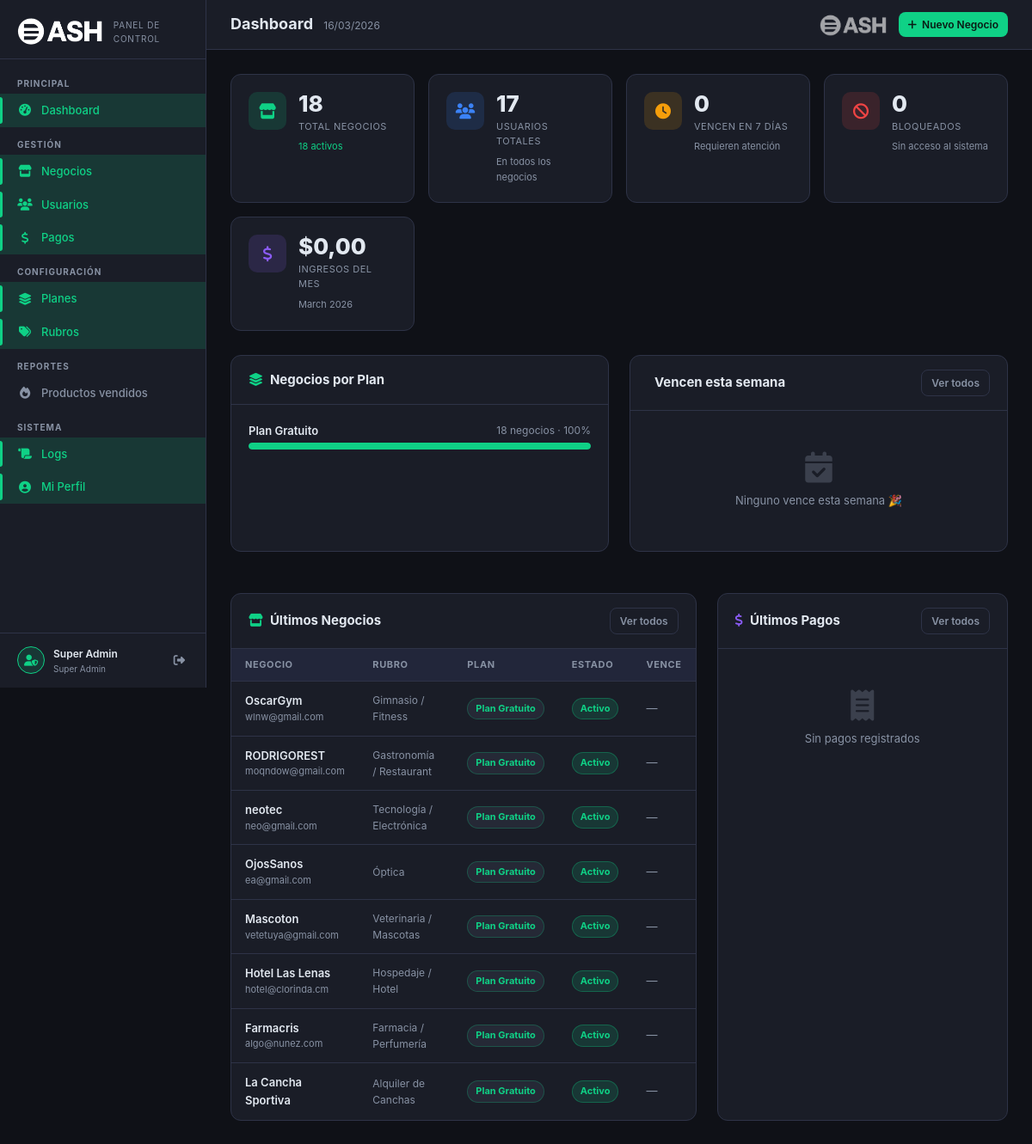
Screenshot of /superadmin/index.php (signed in) with the database file from the repository.
### tables this page shows
CREATE TABLE `negocios` (
  `id` int(11) NOT NULL,
  `nombre` varchar(255) NOT NULL,
  `razon_social` varchar(255) DEFAULT NULL,
  `cuit` varchar(20) DEFAULT NULL,
  `condicion_iva` varchar(50) DEFAULT NULL,
  `rubro` varchar(100) DEFAULT NULL,
  `rubro_id` int(11) DEFAULT NULL,
  `direccion` text DEFAULT NULL,
  `ciudad` varchar(100) DEFAULT NULL,
  `provincia` varchar(100) DEFAULT NULL,
  `codigo_postal` varchar(10) DEFAULT NULL,
  `telefono` varchar(50) DEFAULT NULL,
  `email` varchar(255) DEFAULT NULL,
  `sitio_web` varchar(255) DEFAULT NULL,
  `instagram` varchar(100) DEFAULT NULL,
  `facebook` varchar(255) DEFAULT NULL,
  `whatsapp` varchar(50) DEFAULT NULL,
  `logo` varchar(255) DEFAULT NULL,
  `imagen_portada` varchar(255) DEFAULT NULL,
  `carta_token` varchar(64) DEFAULT NULL,
  `carta_activa` tinyint(1) NOT NULL DEFAULT 1,
  `mensaje_ticket` text DEFAULT NULL,
  `mostrar_logo_ticket` tinyint(1) DEFAULT 1,
  `mostrar_direccion_ticket` tinyint(1) DEFAULT 1,
  `mostrar_cuit_ticket` tinyint(1) DEFAULT 1,
  `horarios` longtext DEFAULT NULL CHECK (json_valid(`horarios`)),
  `activo` tinyint(1) DEFAULT 1,
  `plan_id` int(11) DEFAULT 1,
  `fecha_vencimiento` date DEFAULT NULL,
  `bloqueado` tinyint(1) NOT NULL DEFAULT 0,
  `bloqueado_motivo` varchar(255) DEFAULT NULL,
  `notas_admin` text DEFAULT NULL,
  `estado_suscripcion` enum('activa','vencida','cancelada','trial') DEFAULT 'trial',
  `trial_hasta` date DEFAULT NULL,
  `fecha_registro` timestamp NOT NULL DEFAULT current_timestamp(),
  `fecha_alta` date DEFAULT NULL,
  `fecha_actualizacion` timestamp NOT NULL DEFAULT current_timestamp() ON UPDATE current_timestamp()
);

CREATE TABLE `rubros` (
  `id` int(11) NOT NULL,
  `slug` varchar(50) NOT NULL,
  `nombre` varchar(100) NOT NULL,
  `descripcion` varchar(255) DEFAULT NULL,
  `icono` varchar(50) DEFAULT 'fa-store',
  `color` varchar(7) DEFAULT '#667eea',
  `activo` tinyint(1) DEFAULT 1,
  `orden` int(11) DEFAULT 0
);

CREATE TABLE `planes` (
  `id` int(11) NOT NULL,
  `nombre` varchar(50) NOT NULL,
  `nombre_display` varchar(100) NOT NULL,
  `descripcion` text DEFAULT NULL,
  `precio_mensual` decimal(10,2) DEFAULT 0.00,
  `precio_anual` decimal(10,2) DEFAULT 0.00,
  `max_usuarios` smallint(6) DEFAULT 1,
  `max_productos` smallint(6) DEFAULT 50,
  `max_ventas_mes` int(11) DEFAULT 100,
  `tiene_reportes` tinyint(1) DEFAULT 0,
  `tiene_empleados` tinyint(1) DEFAULT 0,
  `tiene_clientes` tinyint(1) DEFAULT 0,
  `tiene_api_publica` tinyint(1) DEFAULT 0,
  `tiene_tienda_online` tinyint(1) DEFAULT 0,
  `activo` tinyint(1) DEFAULT 1,
  `created_at` timestamp NOT NULL DEFAULT current_timestamp(),
  `updated_at` timestamp NULL DEFAULT NULL ON UPDATE current_timestamp(),
  `dias_gratis` int(11) NOT NULL DEFAULT 0,
  `color` varchar(20) DEFAULT '#0FD186',
  `icono` varchar(50) DEFAULT 'fa-star',
  `orden` int(11) DEFAULT 0
);

### superadmin/_auth.php (called while the page is built, shortened)
<?php
function sa_format_money(float $v): string {
    return '$' . number_format($v, 2, ',', '.');
}

### superadmin/index.php (the view, shortened to what this page needs)
<?php
require_once __DIR__ . '/_auth.php';
$db = sa_db();
$total_negocios  = $db->query("SELECT COUNT(*) FROM negocios")->fetchColumn();
$activos_hoy     = $db->query("SELECT COUNT(*) FROM negocios WHERE activo = 1")->fetchColumn();
$bloqueados      = $db->query("SELECT COUNT(*) FROM negocios WHERE bloqueado = 1")->fetchColumn();
$vencen_7dias    = $db->query("SELECT COUNT(*) FROM negocios WHERE fecha_vencimiento BETWEEN CURDATE() AND DATE_ADD(CURDATE(), INTERVAL 7 DAY) AND activo = 1")->fetchColumn();
$total_usuarios  = $db->query("SELECT COUNT(*) FROM usuarios")->fetchColumn();
$ingresos_mes = $db->query("SELECT COALESCE(SUM(monto),0) FROM pagos WHERE YEAR(fecha_pago)=YEAR(CURDATE()) AND MONTH(fecha_pago)=MONTH(CURDATE())")->fetchColumn();
$por_plan = $db->query("
    SELECT p.nombre_display, COUNT(n.id) as total, p.color
    FROM negocios n
    LEFT JOIN planes p ON p.id = n.plan_id
    GROUP BY n.plan_id
    ORDER BY total DESC
")->fetchAll();
$ultimos_negocios = $db->query("
    SELECT n.id, n.nombre, n.email, n.activo, n.bloqueado,
           n.fecha_vencimiento, n.fecha_registro,
           p.nombre_display as plan_nombre, p.color as plan_color,
           r.nombre as rubro_nombre
    FROM negocios n
    LEFT JOIN planes p ON p.id = n.plan_id
    LEFT JOIN rubros r ON r.id = n.rubro_id
    ORDER BY n.fecha_registro DESC
    LIMIT 8
")->fetchAll();
$proximos_vencimientos = $db->query("
    SELECT n.id, n.nombre, n.fecha_vencimiento, n.email,
           p.nombre_display as plan_nombre
    FROM negocios n
    LEFT JOIN planes p ON p.id = n.plan_id
    WHERE n.fecha_vencimiento BETWEEN CURDATE() AND DATE_ADD(CURDATE(), INTERVAL 7 DAY)
      AND n.activo = 1
    ORDER BY n.fecha_vencimiento ASC
    LIMIT 6
")->fetchAll();
$ultimos_pagos = $db->query("
    SELECT pg.id, pg.monto, pg.fecha_pago, pg.metodo_pago,
           n.nombre as negocio_nombre,
           p.nombre_display as plan_nombre
    FROM pagos pg
    LEFT JOIN negocios n ON n.id = pg.negocio_id
    LEFT JOIN planes p   ON p.id = pg.plan_id
    ORDER BY pg.created_at DESC
    LIMIT 5
")->fetchAll();
require_once __DIR__ . '/_layout.php';
?>
<div class="sa-stats-grid">
    <div class="sa-stat-card">
        <div class="sa-stat-icon green"><i class="fas fa-store"></i></div>
        <div class="sa-stat-body">
            <div class="value"><?= $total_negocios ?></div>
            <div class="label">Total Negocios</div>
            <div class="sub"><span class="up"><?= $activos_hoy ?> activos</span></div>
        </div>
    </div>
    <div class="sa-stat-card">
        <div class="sa-stat-icon blue"><i class="fas fa-users"></i></div>
        <div class="sa-stat-body">
            <div class="value"><?= $total_usuarios ?></div>
            <div class="label">Usuarios Totales</div>
            <div class="sub">En todos los negocios</div>
        </div>
    </div>
    <div class="sa-stat-card">
        <div class="sa-stat-icon yellow"><i class="fas fa-clock"></i></div>
        <div class="sa-stat-body">
            <div class="value"><?= $vencen_7dias ?></div>
            <div class="label">Vencen en 7 días</div>
            <div class="sub">Requieren atención</div>
        </div>
    </div>
    <div class="sa-stat-card">
        <div class="sa-stat-icon red"><i class="fas fa-ban"></i></div>
        <div class="sa-stat-body">
            <div class="value"><?= $bloqueados ?></div>
            <div class="label">Bloqueados</div>
            <div class="sub">Sin acceso al sistema</div>
        </div>
    </div>
    <div class="sa-stat-card">
        <div class="sa-stat-icon purple"><i class="fas fa-dollar-sign"></i></div>
        <div class="sa-stat-body">
            <div class="value"><?= sa_format_money((float)$ingresos_mes) ?></div>
            <div class="label">Ingresos del Mes</div>
            <div class="sub"><?= date('F Y') ?></div>
        </div>
    </div>
</div>
<div style="display:grid;grid-template-columns:1fr 1fr;gap:24px;margin-bottom:24px">
    <div class="sa-panel">
        <div class="sa-panel-header">
            <h3><i class="fas fa-layer-group" style="color:var(--sa-primary);margin-right:8px"></i>Negocios por Plan</h3>
        </div>
        <div style="padding:20px">
            <?php if (empty($por_plan)): ?>
            <div class="sa-empty"><i class="fas fa-layer-group"></i><p>Sin datos</p></div>
            <?php else: ?>
            <?php foreach ($por_plan as $pp):
                $pct = $total_negocios > 0 ? round(($pp['total'] / $total_negocios) * 100) : 0;
                $color = $pp['color'] ?: '#0FD186';
            ?>
            <div style="margin-bottom:14px">
                <div style="display:flex;align-items:center;justify-content:space-between;margin-bottom:4px">
                    <span style="font-size:13px;font-weight:600;color:var(--sa-text)"><?= htmlspecialchars($pp['nombre_display'] ?? 'Sin plan') ?></span>
                    <span style="font-size:12px;color:var(--sa-muted)"><?= $pp['total'] ?> negocios · <?= $pct ?>%</span>
                </div>
                <div class="progress-bar-wrap" style="width:100%;height:8px">
                    <div class="progress-bar" style="width:<?= $pct ?>%;background:<?= htmlspecialchars($color) ?>"></div>
                </div>
            </div>
            <?php endforeach; ?>
            <?php endif; ?>
        </div>
    </div>
    <div class="sa-panel">
        <div class="sa-panel-header">
            <h3><i class="fas fa-calendar-exclamation" style="color:var(--sa-warning);margin-right:8px"></i>Vencen esta semana</h3>
            <a href="negocios/index.php?filtro=vencen" class="sa-btn ghost sm">Ver todos</a>
        </div>
        <?php if (empty($proximos_vencimientos)): ?>
        <div class="sa-empty"><i class="fas fa-calendar-check"></i><p>Ninguno vence esta semana 🎉</p></div>
        <?php endif; ?>
    </div>
</div>
<div style="display:grid;grid-template-columns:1.6fr 1fr;gap:24px">
    <div class="sa-panel">
        <div class="sa-panel-header">
            <h3><i class="fas fa-store" style="color:var(--sa-primary);margin-right:8px"></i>Últimos Negocios</h3>
            <a href="negocios/index.php" class="sa-btn ghost sm">Ver todos</a>
        </div>
        <div class="sa-table-wrap">
            <table class="sa-table">
                <thead><tr><th>Negocio</th><th>Rubro</th><th>Plan</th><th>Estado</th><th>Vence</th></tr></thead>
                <tbody>
                <?php foreach ($ultimos_negocios as $neg):
                    $statusClass = $neg['bloqueado'] ? 'red' : ($neg['activo'] ? 'green' : 'gray');
                    $statusLabel = $neg['bloqueado'] ? 'Bloqueado' : ($neg['activo'] ? 'Activo' : 'Inactivo');
                    $dias = $neg['fecha_vencimiento'] ? sa_dias_restantes($neg['fecha_vencimiento']) : null;
                    $chipClass = is_null($dias) ? '' : ($dias < 0 ? 'exp' : ($dias <= 5 ? 'warn' : 'ok'));
                ?>
                <tr>
                    <td>
                        <div style="font-weight:600;color:var(--sa-text)"><?= htmlspecialchars($neg['nombre']) ?></div>
                        <div style="font-size:11px;color:var(--sa-muted)"><?= htmlspecialchars($neg['email'] ?? '') ?></div>
                    </td>
                    <td style="color:var(--sa-muted);font-size:12px"><?= htmlspecialchars($neg['rubro_nombre'] ?? '—') ?></td>
                    <td>
                        <span class="sa-pill gray" style="<?= $neg['plan_color'] ? 'border-color:'.htmlspecialchars($neg['plan_color']).'40;color:'.htmlspecialchars($neg['plan_color']) : '' ?>">
                            <?= htmlspecialchars($neg['plan_nombre'] ?? '—') ?>
                        </span>
                    </td>
                    <td><span class="sa-pill <?= $statusClass ?>"><?= $statusLabel ?></span></td>
                    <td>
                        <?php if ($neg['fecha_vencimiento']): ?>
                        <span class="dias-chip <?= $chipClass ?>">
                            <?= $dias >= 0 ? $dias.'d' : 'Vencido' ?>
                        </span>
                        <?php else: ?>
                        <span style="color:var(--sa-muted)">—</span>
                        <?php endif; ?>
                    </td>
                </tr>
                <?php endforeach; ?>
                </tbody>
            </table>
        </div>
    </div>
    <div class="sa-panel">
        <div class="sa-panel-header">
            <h3><i class="fas fa-dollar-sign" style="color:var(--sa-purple);margin-right:8px"></i>Últimos Pagos</h3>
            <a href="pagos/index.php" class="sa-btn ghost sm">Ver todos</a>
        </div>
        <?php if (empty($ultimos_pagos)): ?>
        <div class="sa-empty"><i class="fas fa-receipt"></i><p>Sin pagos registrados</p></div>
        <?php endif; ?>
    </div>
</div>

### rows the page displays
negocios: nombre "OscarGym", email "wlnw@gmail.com", rubro.nombre "Gimnasio / Fitness", plan.nombre_display "Plan Gratuito", statusLabel "Activo"
negocios: nombre "RODRIGOREST", email "moqndow@gmail.com", rubro.nombre "Gastronomía / Restaurant", plan.nombre_display "Plan Gratuito", statusLabel "Activo"
negocios: nombre "neotec", email "neo@gmail.com", rubro.nombre "Tecnología / Electrónica", plan.nombre_display "Plan Gratuito", statusLabel "Activo"
negocios: nombre "OjosSanos", email "ea@gmail.com", rubro.nombre "Óptica", plan.nombre_display "Plan Gratuito", statusLabel "Activo"
negocios: nombre "Mascoton", email "vetetuya@gmail.com", rubro.nombre "Veterinaria / Mascotas", plan.nombre_display "Plan Gratuito", statusLabel "Activo"
negocios: nombre "Hotel Las Lenas", email "hotel@clorinda.cm", rubro.nombre "Hospedaje / Hotel", plan.nombre_display "Plan Gratuito", statusLabel "Activo"
negocios: nombre "Farmacris", email "algo@nunez.com", rubro.nombre "Farmacia / Perfumería", plan.nombre_display "Plan Gratuito", statusLabel "Activo"
negocios: nombre "La Cancha Sportiva", rubro.nombre "Alquiler de Canchas", plan.nombre_display "Plan Gratuito", statusLabel "Activo"

### other values shown
$adminName "Super Admin"
$title "Dashboard"
$total_negocios "18"
$activos_hoy "18"
$total_usuarios "17"
$vencen_7dias "0"
$bloqueados "0"
sa_format_money((float)$ingresos_mes) "$0,00"
$pp['nombre_display'] "Plan Gratuito"
$pp['total'] "18"
$pct "100"
